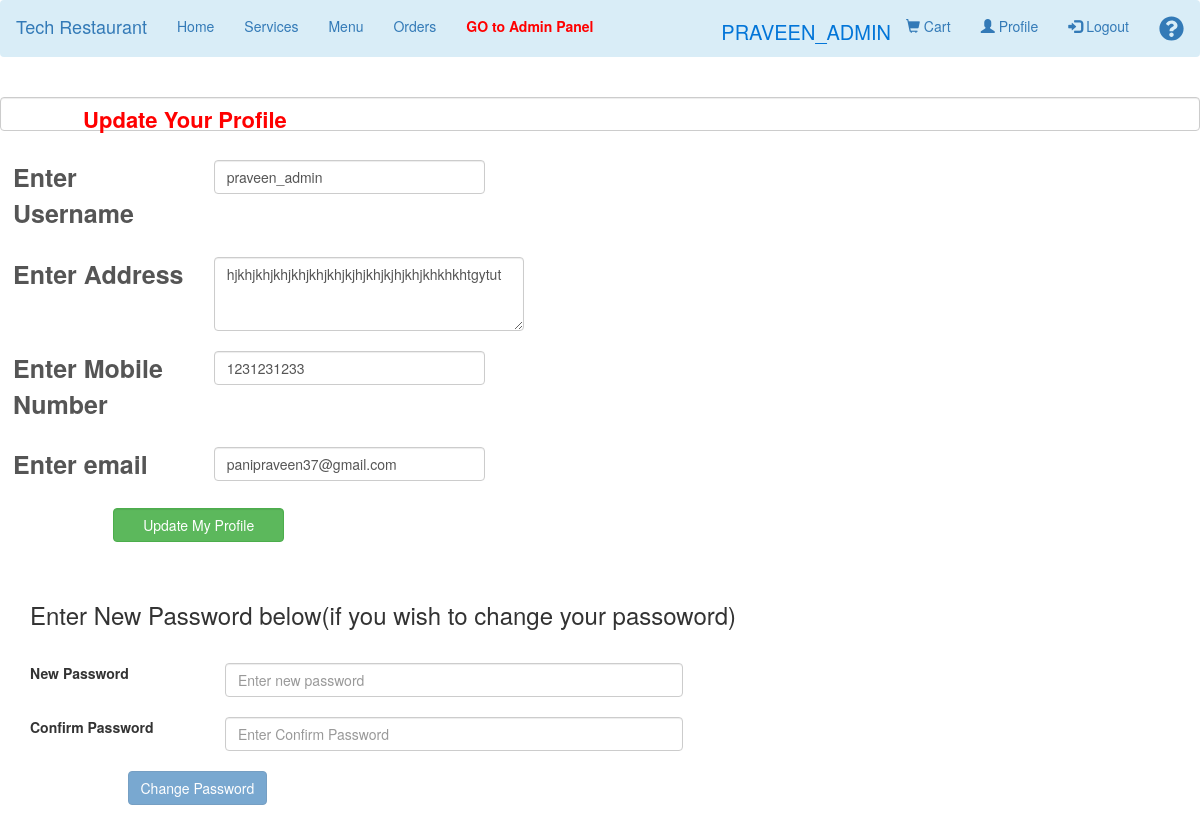
Screenshot of /profile_update.php (signed in) with the database file from the repository.
### tables this page shows
CREATE TABLE `register` (
  `id` int(30) NOT NULL,
  `name` varchar(50) NOT NULL,
  `address` varchar(100) NOT NULL,
  `password` varchar(50) NOT NULL,
  `mobile_number` bigint(50) NOT NULL,
  `email` varchar(30) NOT NULL,
  `role` varchar(30) NOT NULL
);

### profile_update.php (the view, shortened to what this page needs)
<?php
	require("customer_navbar.php");
?>
<?php
	require("config.php");
?>
<?php
	$conn = mysqli_connect($servername, $username, $password, $dbname);
	$sql = "SELECT * FROM register WHERE id='".$_SESSION["user_id_session"]."'";
	$result = mysqli_query($conn, $sql);
	if (mysqli_num_rows($result) > 0) {
		while($row = mysqli_fetch_assoc($result)) {
?>
<html>
	<head>
	</head>
	<body><br>
		<div class="container form-control">
			<form action="profile_update.php" method="POST">
				<div class="row">
					<div class="col-md-4 update_text"><label>Update Your Profile</label></div>
				</div><br>
				<div class="row">
					<div class="col-md-2 l_text"><label>Enter Username</label></div>
					<div class="col-md-3"><input type="text" name="name1" class="form-control" placeholder="New Username" value="<?php echo $row["name"]; ?>"></div>
				</div><br>
				<div class="row">
					<div class="col-md-2 l_text"><label>Enter Address</label></div>
					<div class="col-md-3"><textarea name="address1" rows="3" class="address_text form-control" placeholder="New Address"><?php echo $row["address"]; ?></textarea></div>
				</div><br>
				<div class="row">
					<div class="col-md-2 l_text"><label>Enter Mobile Number</label></div>
					<div class="col-md-3"><input type="text" name="mobile1" class="form-control" maxlength="10" placeholder="New Mobile Number" value="<?php echo $row["mobile_number"]; ?>"></div>
				</div><br>
				<div class="row">
					<div class="col-md-2 l_text"><label>Enter email</label></div>
					<div class="col-md-3"><input type="email" name="email1" class="form-control" placeholder="New Email Id" value="<?php echo $row["email"]; ?>"></div>
				</div><br>
				<div class="row">
					<div class="col-md-1"></div>
					<div class="col-md-2"><button type="submit" name="update" class="form-control btn btn-success">Update My Profile</button></div>
				</div><br><br>
			</form>
		</div>
		<form action="profile_update.php" method="POST">
			<div class="container">
				<div class="row"></div><br><br>
				<div class="row">
					<div class="col-md-9"><Label><h3>Enter New Password below(if you wish to change your passoword)</h3></label></div>
				</div><br>
				<div class="row">
					<div class="col-md-2"><label>New Password</label></div>
					<div class="col-md-5"><input type="password" name="pass1" id="pass1" class="form-control" placeholder="Enter new password" oninput="check_pw()" required /></div>
				</div><br>
				<div class="row">
					<div class="col-md-2"><label>Confirm Password</label></div>
					<div class="col-md-5"><input type="password" name="pass2" id="pass2" class="form-control" placeholder="Enter Confirm Password" oninput="check_pw()" required /></div>
					<div class="col-md-1"><div class="fa fa-check in_vis" id="icon_check"></div></div>
				</div><br>
				<div class="row">
					<div class="col-md-1"></div>
					<div class="col-md-5"><button type="submit" name="password_update" id="password_update" class="btn btn-primary" disabled="true">Change Password</button></div>
				</div>
			</div>
		</form>
	</body>
</html>
<?php
		}
	} else {
		echo "0 results";
	}
?>

### customer_navbar.php (style rules this page uses)
body { font-family: Arial; }

### profile_update.php (style rules this page uses)
.update_text { color: red; font-size: 22px; margin-left: 70px; }
.l_text { font-size: 25px; }
.address_text { width:310px; height:70px; }

### rows the page displays
register: name1 "praveen_admin", address1 "hjkhjkhjkhjkhjkhjkhjkjhjkhjkjhjkhjkhkhkhtgytut", mobile1 "1231231233", email1 "panipraveen37@gmail.com"

### other values shown
$_SESSION["user_session"] "PRAVEEN_ADMIN"
